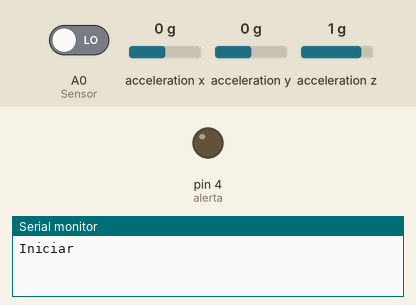
A sketch run on a simulated Arduino Uno, built with avr-gcc and run on an emulated ATmega328P. On the bench: output pins drawn as LEDs (lit = HIGH), the last lines printed to the serial monitor. The test bench sets the inputs (shaded band); at power-on: A0 (Sensor) LOW, acceleration x 0 g, acceleration y 0 g, acceleration z 1 g.

Above: at 1.2 s.
1.3 s: A0 (Sensor) driven HIGH
At 1.9 s:
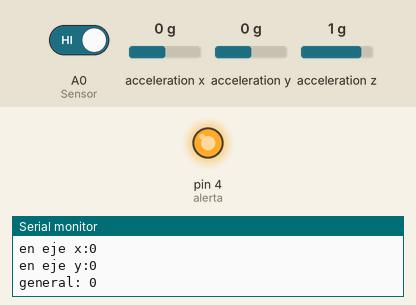
7.3 s: A0 (Sensor) driven LOW
At 8.7 s:
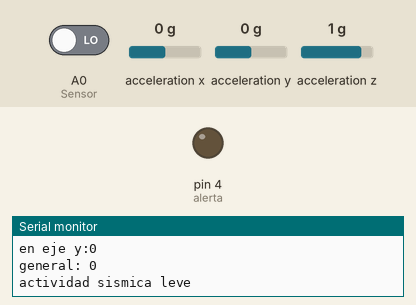
Timing chart, 0 to 10.3 s (numbered marks = the images above; inputs shaded):
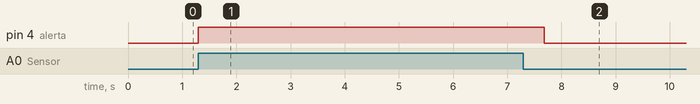

Measured:
- after the input at 1.3 s, pin 4 (alerta): LOW → HIGH at once
- after the input at 7.3 s, pin 4 (alerta): HIGH → LOW after 0.39 s

The sketch:

PRUEBA_ACELEROMETRO.ino
```cpp
#include <SPI.h>
#include <Wire.h>
#include <SparkFun_ADXL345.h>
ADXL345 adxl = ADXL345();
float x2;
float y2;
float x3;
float y3;
float x4;
float y4;
float x5;
float y5;
int promx;
int promy;
int promxy;
int Sensor = A0;
#define alerta 4
void setup()
{
  pinMode(alerta, OUTPUT);
  analogReference(EXTERNAL);
   Serial.begin(9600);
   Serial.println("Iniciar");
   Serial.println();
   adxl.powerOn();
   adxl.setRangeSetting(16);       //Definir el rango, valores 2, 4, 8 o 16
}
void loop()
{
  int vibracion = digitalRead(Sensor);
   if( vibracion == HIGH){
   digitalWrite(alerta, HIGH);
   int x, y, z;
   adxl.readAccel(&x, &y, &z);
   x2 = x;
   y2 = y;
   delay(10);
   x3 = x;
   y3 = y;
   delay(10);
   x4 = x;
   y4 = y;
   delay(10);
   x5 = x;
   y5 = y;
   delay(10);
   Serial.print(x);
   Serial.print(", ");
   Serial.print(y);
   Serial.print(", ");
   Serial.println(z);
   delay(500);
   promx = abs((x+x2+x3+x4+x5));
   promy = abs((y+y2+y3+y4+y5));
   promxy = promx + promy;
   Serial.println("");
   Serial.println("Promedio de movimiento:");
   Serial.print("en eje x:" );
   Serial.println(abs(promx));
   Serial.print("en eje y:" );
   Serial.println(promy);
   Serial.print("general: " );
   Serial.println(promxy);


   if(promxy <= 20 && promxy >= 0){
    Serial.println("actividad sismica leve");
   }
   else if(promxy <= 39 && promxy >= 20){
    Serial.println("actividad sismica media");
   }
   else if(promxy >= 40){
    Serial.println("actividad sismica fuerte");
}
delay(500);
digitalWrite(alerta,LOW);
}
}
```
